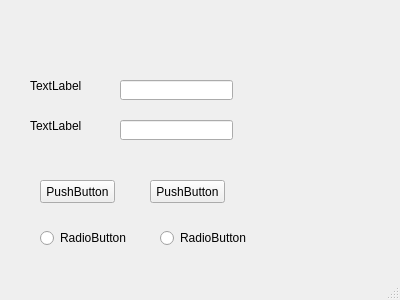
<?xml version="1.0" encoding="UTF-8"?>
<ui version="4.0">
 <class>MainWindow</class>
 <widget class="QMainWindow" name="MainWindow">
  <property name="geometry">
   <rect>
    <x>0</x>
    <y>0</y>
    <width>400</width>
    <height>300</height>
   </rect>
  </property>
  <property name="windowTitle">
   <string>MainWindow</string>
  </property>
  <widget class="QWidget" name="centralwidget">
   <widget class="QLabel" name="label">
    <property name="geometry">
     <rect>
      <x>30</x>
      <y>80</y>
      <width>54</width>
      <height>12</height>
     </rect>
    </property>
    <property name="text">
     <string>TextLabel</string>
    </property>
   </widget>
   <widget class="QLabel" name="label_2">
    <property name="geometry">
     <rect>
      <x>30</x>
      <y>120</y>
      <width>54</width>
      <height>12</height>
     </rect>
    </property>
    <property name="text">
     <string>TextLabel</string>
    </property>
   </widget>
   <widget class="QLineEdit" name="lineEdit">
    <property name="geometry">
     <rect>
      <x>120</x>
      <y>80</y>
      <width>113</width>
      <height>20</height>
     </rect>
    </property>
   </widget>
   <widget class="QLineEdit" name="lineEdit_2">
    <property name="geometry">
     <rect>
      <x>120</x>
      <y>120</y>
      <width>113</width>
      <height>20</height>
     </rect>
    </property>
   </widget>
   <widget class="QPushButton" name="pushButton">
    <property name="geometry">
     <rect>
      <x>40</x>
      <y>180</y>
      <width>75</width>
      <height>23</height>
     </rect>
    </property>
    <property name="text">
     <string>PushButton</string>
    </property>
   </widget>
   <widget class="QPushButton" name="pushButton_2">
    <property name="geometry">
     <rect>
      <x>150</x>
      <y>180</y>
      <width>75</width>
      <height>23</height>
     </rect>
    </property>
    <property name="text">
     <string>PushButton</string>
    </property>
   </widget>
   <widget class="QRadioButton" name="radioButton">
    <property name="geometry">
     <rect>
      <x>40</x>
      <y>230</y>
      <width>86</width>
      <height>16</height>
     </rect>
    </property>
    <property name="text">
     <string>RadioButton</string>
    </property>
   </widget>
   <widget class="QRadioButton" name="radioButton_2">
    <property name="geometry">
     <rect>
      <x>160</x>
      <y>230</y>
      <width>86</width>
      <height>16</height>
     </rect>
    </property>
    <property name="text">
     <string>RadioButton</string>
    </property>
   </widget>
  </widget>
  <widget class="QMenuBar" name="menubar">
   <property name="geometry">
    <rect>
     <x>0</x>
     <y>0</y>
     <width>400</width>
     <height>22</height>
    </rect>
   </property>
  </widget>
  <widget class="QStatusBar" name="statusbar"/>
 </widget>
 <resources/>
 <connections/>
</ui>
